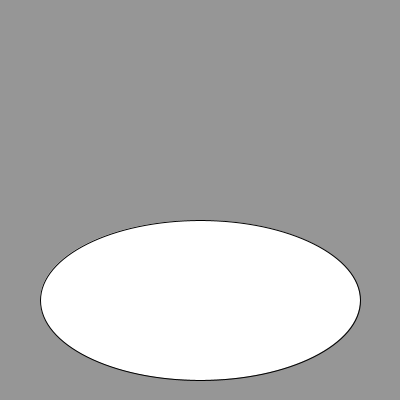
Frame 1 (no input)
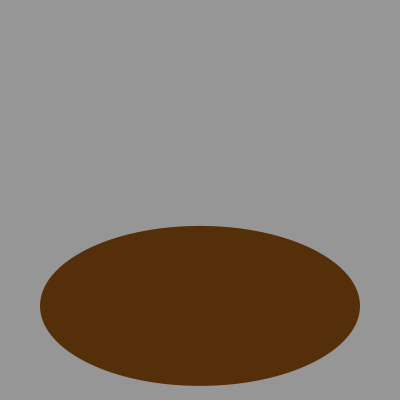
Frame 60 (the mouse pressed at the canvas centre just before this capture)
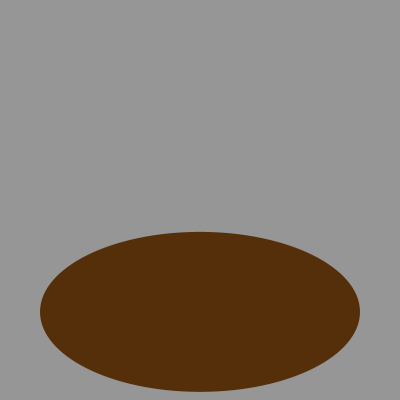
Frame 120 (the mouse held since frame 60 and released just before this capture)

The Processing sketch that drew these frames (run headless with seeded random() and noise(); from frame 60 on, the mouse is pressed at the canvas centre):

// Processing sketch: processing_121280
// ── processing_121280.pde

float counter = 0;
 
void setup()
{
  size(400, 400);
}
 
void draw()
{
  background(150);
 
  translate(width/2, 300);
 
  pushMatrix();
  translate(0, sin(counter)*100);
  ellipse(0, 0, 320, 160);
  noStroke();
  fill(85,47,9);
  popMatrix();
 
  counter += 0.001;
}

 
